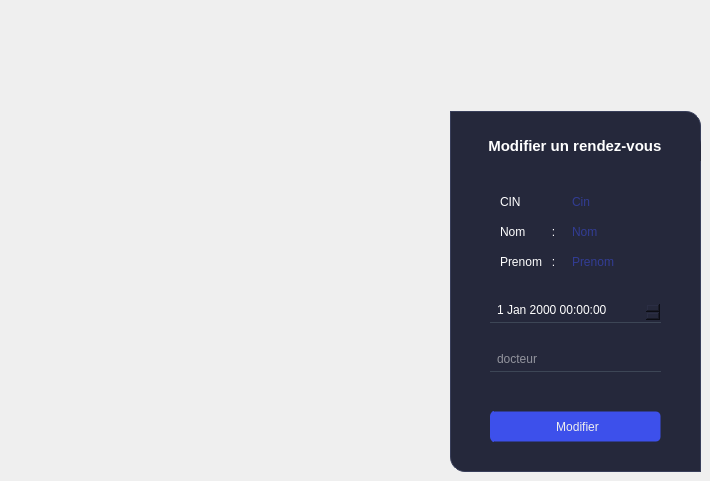
       <widget class="QWidget" name="page_26">
        <widget class="QFrame" name="frame_10">
         <property name="geometry">
          <rect>
           <x>450</x>
           <y>111</y>
           <width>251</width>
           <height>361</height>
          </rect>
         </property>
         <property name="styleSheet">
          <string notr="true">QFrame{
background-color:#25283b;

border-top-right-radius:15px;
border-bottom-left-radius:15px;
border:1px solid  rgb(56, 62, 90);
}
</string>
         </property>
         <property name="frameShape">
          <enum>QFrame::StyledPanel</enum>
         </property>
         <property name="frameShadow">
          <enum>QFrame::Raised</enum>
         </property>
         <widget class="QLabel" name="labelBoxBlenderInstalation_13">
          <property name="geometry">
           <rect>
            <x>30</x>
            <y>19</y>
            <width>221</width>
            <height>31</height>
           </rect>
          </property>
          <property name="font">
           <font>
            <family>Segoe UI</family>
            <pointsize>11</pointsize>
            <weight>75</weight>
            <bold>true</bold>
           </font>
          </property>
          <property name="styleSheet">
           <string notr="true">color:rgb(255, 255, 255);
border:none;</string>
          </property>
          <property name="text">
           <string>  Modifier un rendez-vous</string>
          </property>
         </widget>
         <widget class="QLineEdit" name="lineEdit_30">
          <property name="enabled">
           <bool>false</bool>
          </property>
          <property name="geometry">
           <rect>
            <x>120</x>
            <y>110</y>
            <width>81</width>
            <height>21</height>
           </rect>
          </property>
          <property name="styleSheet">
           <string notr="true">QLineEdit{
background-color:transparent;
border:none;
color:#3d50eb;}
</string>
          </property>
          <property name="placeholderText">
           <string>Nom</string>
          </property>
         </widget>
         <widget class="QLineEdit" name="lineEdit_31">
          <property name="enabled">
           <bool>false</bool>
          </property>
          <property name="geometry">
           <rect>
            <x>120</x>
            <y>140</y>
            <width>121</width>
            <height>21</height>
           </rect>
          </property>
          <property name="styleSheet">
           <string notr="true">QLineEdit{
background-color:transparent;
border:none;
color:#3d50eb;
}
</string>
          </property>
          <property name="placeholderText">
           <string>Prenom</string>
          </property>
         </widget>
         <widget class="QLineEdit" name="lineEdit_32">
          <property name="geometry">
           <rect>
            <x>40</x>
            <y>240</y>
            <width>171</width>
            <height>21</height>
           </rect>
          </property>
          <property name="styleSheet">
           <string notr="true">QLineEdit{
background-color:#25283b;
border-radius:none;
border-bottom:1px solid rgb(61, 70, 86);
color:rgb(255, 255, 255);
padding:0 0 4px 5px;
}
QLineEdit:focus{
border-bottom:1px solid #3d50eb;
}</string>
          </property>
          <property name="placeholderText">
           <string>docteur</string>
          </property>
         </widget>
         <widget class="QLineEdit" name="lineEdit_33">
          <property name="enabled">
           <bool>true</bool>
          </property>
          <property name="geometry">
           <rect>
            <x>120</x>
            <y>80</y>
            <width>171</width>
            <height>21</height>
           </rect>
          </property>
          <property name="styleSheet">
           <string notr="true">QLineEdit{
background-color:transparent;
border:none;
color:#3d50eb;}
</string>
          </property>
          <property name="placeholderText">
           <string>Cin</string>
          </property>
         </widget>
         <widget class="QLabel" name="label_31">
          <property name="geometry">
           <rect>
            <x>50</x>
            <y>80</y>
            <width>51</width>
            <height>21</height>
           </rect>
          </property>
          <property name="styleSheet">
           <string notr="true">border:none;
color:white;</string>
          </property>
          <property name="text">
           <string>CIN         :</string>
          </property>
         </widget>
         <widget class="QDateTimeEdit" name="dateTimeEdit_4">
          <property name="geometry">
           <rect>
            <x>40</x>
            <y>190</y>
            <width>171</width>
            <height>22</height>
           </rect>
          </property>
          <property name="styleSheet">
           <string notr="true">QDateTimeEdit{
background-color:#25283b;
border-radius:none;
border-bottom:1px solid rgb(61, 70, 86);
color:rgb(255, 255, 255);
padding:0 0 4px 5px;
}
QDateTimeEdit:focus{
border-bottom:1px solid #3d50eb;
}</string>
          </property>
         </widget>
         <widget class="QLabel" name="label_32">
          <property name="geometry">
           <rect>
            <x>50</x>
            <y>110</y>
            <width>61</width>
            <height>21</height>
           </rect>
          </property>
          <property name="styleSheet">
           <string notr="true">border:none;
color:white;</string>
          </property>
          <property name="text">
           <string>Nom        :</string>
          </property>
         </widget>
         <widget class="QLabel" name="label_33">
          <property name="geometry">
           <rect>
            <x>50</x>
            <y>140</y>
            <width>81</width>
            <height>21</height>
           </rect>
          </property>
          <property name="styleSheet">
           <string notr="true">border:none;
color:white;</string>
          </property>
          <property name="text">
           <string>Prenom   :   </string>
          </property>
         </widget>
         <widget class="QPushButton" name="modifier_rendez_2">
          <property name="geometry">
           <rect>
            <x>40</x>
            <y>300</y>
            <width>171</width>
            <height>31</height>
           </rect>
          </property>
          <property name="styleSheet">
           <string notr="true">QPushButton {
background-image: url(C:/Users/HP/Documents/Health-application/icons/16x16/cil-folder-open.png);
	background-position: left center;

    background-repeat: no-repeat;

	border: 1px solid transparent;
color:rgb(238, 238, 238);
border-left:5px solid #3d50eb;

	border-radius: 5px;	



	background-color:#3d50eb;

}
QPushButton:hover {
color:rgb(255, 255, 255);
		background-color: rgb(63, 84, 244);
}
QPushButton:pressed {	
	border: 2px solid rgb(55, 74, 214) ;
}</string>
          </property>
          <property name="text">
           <string>Modifier</string>
          </property>
         </widget>
         <zorder>label_33</zorder>
         <zorder>labelBoxBlenderInstalation_13</zorder>
         <zorder>lineEdit_30</zorder>
         <zorder>lineEdit_31</zorder>
         <zorder>lineEdit_32</zorder>
         <zorder>lineEdit_33</zorder>
         <zorder>label_31</zorder>
         <zorder>dateTimeEdit_4</zorder>
         <zorder>label_32</zorder>
         <zorder>modifier_rendez_2</zorder>
        </widget>
       </widget>
